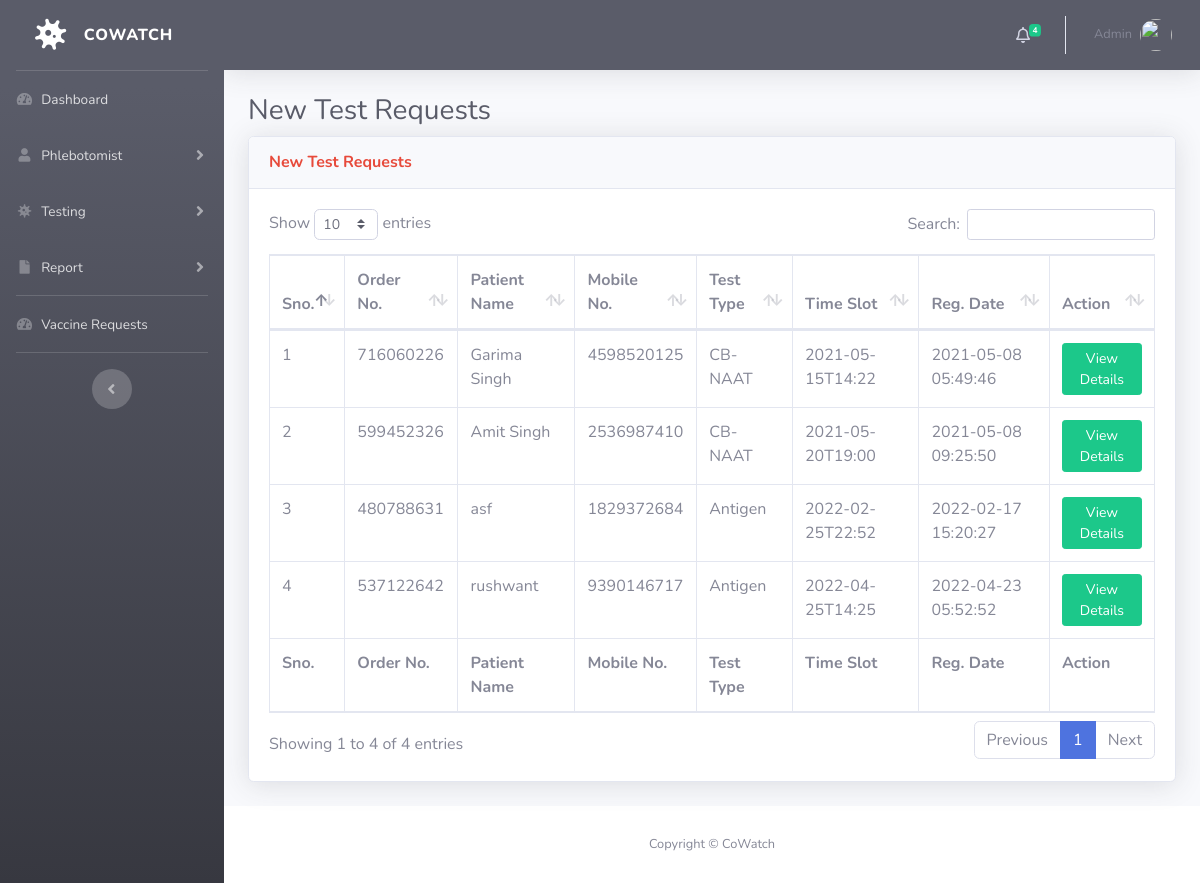
The page /new-test.php (signed in) on the database its author committed.
### tables this page shows
CREATE TABLE `tbltestrecord` (
  `id` int(11) NOT NULL,
  `OrderNumber` bigint(14) DEFAULT NULL,
  `PatientMobileNumber` bigint(14) DEFAULT NULL,
  `TestType` varchar(100) DEFAULT NULL,
  `TestTimeSlot` varchar(120) DEFAULT NULL,
  `ReportStatus` varchar(100) DEFAULT NULL,
  `FinalReport` varchar(150) DEFAULT NULL,
  `ReportUploadTime` varchar(200) DEFAULT NULL,
  `RegistrationDate` timestamp NULL DEFAULT current_timestamp(),
  `AssignedtoEmpId` varchar(150) DEFAULT NULL,
  `AssigntoName` varchar(180) DEFAULT NULL,
  `AssignedTime` varchar(100) DEFAULT NULL,
  `vac` tinyint(1) NOT NULL DEFAULT 0
);

CREATE TABLE `tblpatients` (
  `id` int(11) NOT NULL,
  `FullName` varchar(120) DEFAULT NULL,
  `MobileNumber` bigint(12) DEFAULT NULL,
  `DateOfBirth` date DEFAULT NULL,
  `GovtIssuedId` varchar(150) DEFAULT NULL,
  `GovtIssuedIdNo` varchar(150) DEFAULT NULL,
  `FullAddress` varchar(255) DEFAULT NULL,
  `State` varchar(200) DEFAULT NULL,
  `RegistrationDate` timestamp NOT NULL DEFAULT current_timestamp()
);

### new-test.php (the view, shortened to what this page needs)
<?php session_start();
include_once('includes/config.php');
if (strlen($_SESSION['aid']==0)) {
  header('location:logout.php');
  } else{
?>
<!DOCTYPE html>
<html lang="en">
<head>
    <link href="vendor/fontawesome-free/css/all.min.css" rel="stylesheet" type="text/css">
    <link href="css/sb-admin-2.min.css" rel="stylesheet">
    <link href="vendor/datatables/dataTables.bootstrap4.min.css" rel="stylesheet">
</head>
<body id="page-top">
    <div id="wrapper">
  <?php include_once('includes/sidebar.php');?>
        <div id="content-wrapper" class="d-flex flex-column">
            <div id="content">
<?php include_once('includes/topbar.php');?>
                <div class="container-fluid">
                    <h1 class="h3 mb-2 text-gray-800">New Test Requests</h1>
                    <div class="card shadow mb-4">
                        <div class="card-header py-3">
                            <h6 class="m-0 font-weight-bold text-danger">New Test Requests</h6>
                        </div>
                        <div class="card-body">
                            <div class="table-responsive">
                                <form name="assignto" method="post">
                    <table class="table table-bordered" id="dataTable" width="100%" cellspacing="0">
                                    <thead>
                                        <tr>
                                            <th>Sno.</th>
                                            <th>Order No.</th>
                                            <th>Patient Name</th>
                                            <th>Mobile No.</th>
                                            <th>Test Type</th>
                                            <th>Time Slot</th>
                                            <th>Reg. Date</th>
                                            <th>Action</th>
                                        </tr>
                                    </thead>
                                      <tfoot>
                                            <tr>
                                            <th>Sno.</th>
                                            <th>Order No.</th>
                                            <th>Patient Name</th>
                                            <th>Mobile No.</th>
                                            <th>Test Type</th>
                                            <th>Time Slot</th>
                                            <th>Reg. Date</th>
                                            <th>Action</th>
                                        </tr>
                                    </tfoot>
                                    <tbody>
<?php $query=mysqli_query($con,"select tbltestrecord.OrderNumber,tblpatients.FullName,tblpatients.MobileNumber,tbltestrecord.TestType,tbltestrecord.TestTimeSlot,tbltestrecord.RegistrationDate,tbltestrecord.id as testid from tbltestrecord
join tblpatients on tblpatients.MobileNumber=tbltestrecord.PatientMobileNumber
where ReportStatus is null
    ");
$cnt=1;
while($row=mysqli_fetch_array($query)){
?>
                                        <tr>
                                            <td><?php echo $cnt;?></td>
                                            <td><?php echo $row['OrderNumber'];?></td>
                                            <td><?php echo $row['FullName'];?></td>
                                            <td><?php echo $row['MobileNumber'];?></td>
                                            <td><?php echo $row['TestType'];?></td>
                                            <td><?php echo $row['TestTimeSlot'];?></td>
                                             <td><?php echo $row['RegistrationDate'];?></td>
                                            <td>
                                <a href="test-details.php?tid=<?php echo $row['testid'];?>&&oid=<?php echo $row['OrderNumber'];?>" class="btn btn-success btn-sm">View Details</a>
                            </td>
                                        </tr>
<?php $cnt++;} ?>
                                    </tbody>
                                </table>
                                     </form>
                            </div>
                        </div>
                    </div>
                </div>
            </div>
    <?php include_once('includes/footer.php');?>
        </div>
    </div>
</body>
</html>
<?php } ?>

### includes/topbar.php (shortened to what this page needs)
      <nav class="navbar navbar-expand navbar-light bg-dark topbar mb-4 static-top shadow">
            <?php if($_SESSION['aid']):?>
                    <ul class="navbar-nav ml-auto bg-dark">
<?php $query=mysqli_query($con,"select * from tbltestrecord where ReportStatus is null");
$count=mysqli_num_rows($query);
?>
                        <li class="nav-item dropdown no-arrow mx-1">
                            <a class="nav-link dropdown-toggle" href="#" id="alertsDropdown" role="button"
                                data-toggle="dropdown" aria-haspopup="true" aria-expanded="false">
                                <i class="far fa-bell fa-fw"></i>
                                <span class="badge badge-success badge-counter"><?php echo $count;?></span>
                            </a>
                        </li>
                        <li class="nav-item dropdown no-arrow">
                            <a class="nav-link dropdown-toggle" href="#" id="userDropdown" role="button"
                                data-toggle="dropdown" aria-haspopup="true" aria-expanded="false">
                <?php
$adid=$_SESSION['aid'];
$ret1=mysqli_query($con,"select AdminName from tbladmin where ID='$adid'");
while($row1=mysqli_fetch_array($ret1)){
?>
                                <span class="mr-2 d-none d-lg-inline text-gray-600 small"><?php  echo $row1['AdminName'];?></span>
                           <?php } ?>
                                <img class="img-profile rounded-circle"
                                    src="img/profile.png">
                            </a>
                        </li>
                    </ul>
                <?php endif;?>
                </nav>

### rows shown on the page
tbltestrecord: OrderNumber "716060226", tblpatients.FullName "Garima Singh", tblpatients.MobileNumber "4598520125", TestType "CB-NAAT", TestTimeSlot "2021-05-15T14:22", RegistrationDate "2021-05-08 05:49:46"
tbltestrecord: OrderNumber "599452326", tblpatients.FullName "Amit Singh", tblpatients.MobileNumber "2536987410", TestType "CB-NAAT", TestTimeSlot "2021-05-20T19:00", RegistrationDate "2021-05-08 09:25:50"
tbltestrecord: OrderNumber "480788631", tblpatients.FullName "asf", tblpatients.MobileNumber "1829372684", TestType "Antigen", TestTimeSlot "2022-02-25T22:52", RegistrationDate "2022-02-17 15:20:27"
tbltestrecord: OrderNumber "537122642", tblpatients.FullName "rushwant", tblpatients.MobileNumber "9390146717", TestType "Antigen", TestTimeSlot "2022-04-25T14:25", RegistrationDate "2022-04-23 05:52:52"

### other values the page prints
$count "4"
$row1['AdminName'] "Admin"
